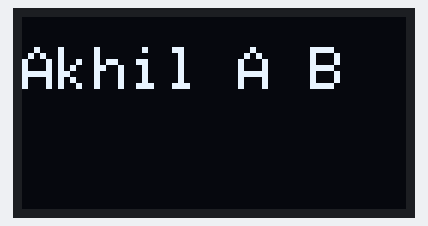
The sketch below on a simulated Arduino Uno, built with avr-gcc and run on an emulated ATmega328P. On the bench: 128×64 one-colour display. The display library's start-up logo is not drawn.

Above: at 2.1 s.
At 4.2 s:
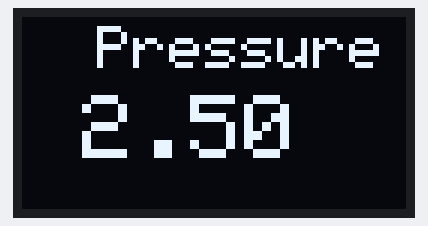

Measured:
- what the display in image 0 shows lasts 2.0 s, from 2.1 s to 4.1 s

The sketch:

ssd1306_display__code.ino
```cpp
#include <SPI.h>
#include <Wire.h>
#include <Adafruit_GFX.h>
#include <Adafruit_SSD1306.h>

#define SCREEN_WIDTH 128
#define SCREEN_HEIGHT 64


#define OLED_MOSI   9
#define OLED_CLK   10
#define OLED_DC    11
#define OLED_CS    12
#define OLED_RESET 13
Adafruit_SSD1306 display(SCREEN_WIDTH, SCREEN_HEIGHT,
  OLED_MOSI, OLED_CLK, OLED_DC, OLED_RESET, OLED_CS);


void setup() {
  Serial.begin(9600);


  if(!display.begin(SSD1306_SWITCHCAPVCC)) {

    for(;;); //
  }


  display.display();
  delay(2000);


  display.clearDisplay();


  display.setTextSize(2);
  display.setTextColor(SSD1306_WHITE);
  display.setCursor(0,10);
  display.print("Akhil A B");
  display.display();
  delay(2000);


}

void loop() {
  pressure(2.5);
}
void pressure(float a)
{
  display.clearDisplay();


  display.setTextSize(2);
  display.setTextColor(SSD1306_WHITE);
  display.setCursor(25,3);
  display.print("Pressure");
  display.setTextSize(3);
  display.setCursor(20,26);
  display.print(a);
  display.display();


}
```
